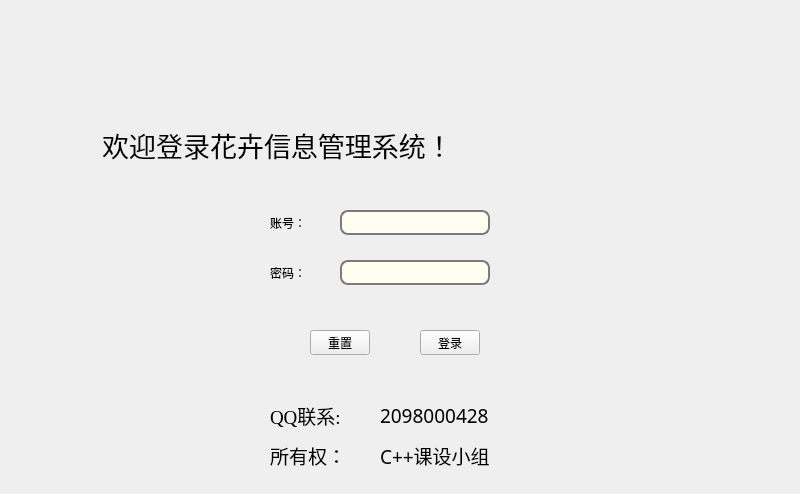
<?xml version="1.0" encoding="UTF-8"?>
<ui version="4.0">
 <class>LoginWindow</class>
 <widget class="QWidget" name="LoginWindow">
  <property name="geometry">
   <rect>
    <x>0</x>
    <y>0</y>
    <width>800</width>
    <height>494</height>
   </rect>
  </property>
  <property name="sizePolicy">
   <sizepolicy hsizetype="Fixed" vsizetype="Fixed">
    <horstretch>0</horstretch>
    <verstretch>0</verstretch>
   </sizepolicy>
  </property>
  <property name="minimumSize">
   <size>
    <width>800</width>
    <height>494</height>
   </size>
  </property>
  <property name="maximumSize">
   <size>
    <width>800</width>
    <height>494</height>
   </size>
  </property>
  <property name="windowTitle">
   <string>Form</string>
  </property>
  <property name="windowIcon">
   <iconset resource="main.qrc">
    <normaloff>:/image/花.png</normaloff>:/image/花.png</iconset>
  </property>
  <property name="styleSheet">
   <string notr="true">background-image: url(:/image/bj.jpg);</string>
  </property>
  <widget class="QLabel" name="label_4">
   <property name="geometry">
    <rect>
     <x>60</x>
     <y>130</y>
     <width>600</width>
     <height>30</height>
    </rect>
   </property>
   <property name="sizePolicy">
    <sizepolicy hsizetype="Fixed" vsizetype="Fixed">
     <horstretch>0</horstretch>
     <verstretch>0</verstretch>
    </sizepolicy>
   </property>
   <property name="minimumSize">
    <size>
     <width>600</width>
     <height>30</height>
    </size>
   </property>
   <property name="maximumSize">
    <size>
     <width>300</width>
     <height>30</height>
    </size>
   </property>
   <property name="font">
    <font>
     <family>楷体</family>
     <pointsize>20</pointsize>
     <weight>50</weight>
     <italic>false</italic>
     <bold>false</bold>
    </font>
   </property>
   <property name="styleSheet">
    <string notr="true">border-image: url(:/image/bj2.jpg);
font: 20pt &quot;楷体&quot;;
</string>
   </property>
   <property name="text">
    <string>      欢迎登录花卉信息管理系统！</string>
   </property>
  </widget>
  <widget class="QLabel" name="label_5">
   <property name="geometry">
    <rect>
     <x>380</x>
     <y>400</y>
     <width>141</width>
     <height>31</height>
    </rect>
   </property>
   <property name="font">
    <font>
     <family>楷体</family>
     <pointsize>14</pointsize>
     <weight>50</weight>
     <italic>false</italic>
     <bold>false</bold>
    </font>
   </property>
   <property name="styleSheet">
    <string notr="true">font: 14pt &quot;楷体&quot;;
border-image: url(:/image/bj2.jpg);</string>
   </property>
   <property name="text">
    <string>2098000428</string>
   </property>
  </widget>
  <widget class="QLabel" name="label_6">
   <property name="geometry">
    <rect>
     <x>270</x>
     <y>400</y>
     <width>101</width>
     <height>31</height>
    </rect>
   </property>
   <property name="font">
    <font>
     <family>Times New Roman</family>
     <pointsize>14</pointsize>
     <weight>50</weight>
     <italic>false</italic>
     <bold>false</bold>
    </font>
   </property>
   <property name="styleSheet">
    <string notr="true">border-image: url(:/image/bj2.jpg);</string>
   </property>
   <property name="text">
    <string>QQ联系:</string>
   </property>
  </widget>
  <widget class="QLineEdit" name="lineEdit_Password">
   <property name="geometry">
    <rect>
     <x>340</x>
     <y>260</y>
     <width>150</width>
     <height>25</height>
    </rect>
   </property>
   <property name="sizePolicy">
    <sizepolicy hsizetype="Fixed" vsizetype="Fixed">
     <horstretch>0</horstretch>
     <verstretch>0</verstretch>
    </sizepolicy>
   </property>
   <property name="minimumSize">
    <size>
     <width>150</width>
     <height>25</height>
    </size>
   </property>
   <property name="maximumSize">
    <size>
     <width>150</width>
     <height>25</height>
    </size>
   </property>
   <property name="styleSheet">
    <string notr="true">QLineEdit{
 
	border:2px solid#7b7b7b;
	border-radius:8px;
	background-color:#fffef0
}
</string>
   </property>
   <property name="echoMode">
    <enum>QLineEdit::Password</enum>
   </property>
  </widget>
  <widget class="QLabel" name="label_2">
   <property name="geometry">
    <rect>
     <x>270</x>
     <y>260</y>
     <width>51</width>
     <height>25</height>
    </rect>
   </property>
   <property name="minimumSize">
    <size>
     <width>30</width>
     <height>25</height>
    </size>
   </property>
   <property name="maximumSize">
    <size>
     <width>100</width>
     <height>25</height>
    </size>
   </property>
   <property name="styleSheet">
    <string notr="true">font: 20 14pt &quot;楷体&quot;;
border-image: url(:/image/bj2.jpg);</string>
   </property>
   <property name="text">
    <string>密码：</string>
   </property>
  </widget>
  <widget class="QLabel" name="label">
   <property name="geometry">
    <rect>
     <x>270</x>
     <y>210</y>
     <width>51</width>
     <height>25</height>
    </rect>
   </property>
   <property name="minimumSize">
    <size>
     <width>30</width>
     <height>25</height>
    </size>
   </property>
   <property name="maximumSize">
    <size>
     <width>100</width>
     <height>25</height>
    </size>
   </property>
   <property name="styleSheet">
    <string notr="true">font: 20 14pt &quot;楷体&quot;;
border-image: url(:/image/bj2.jpg);</string>
   </property>
   <property name="text">
    <string>账号：</string>
   </property>
  </widget>
  <widget class="QPushButton" name="btn_login">
   <property name="geometry">
    <rect>
     <x>420</x>
     <y>330</y>
     <width>60</width>
     <height>25</height>
    </rect>
   </property>
   <property name="minimumSize">
    <size>
     <width>60</width>
     <height>25</height>
    </size>
   </property>
   <property name="maximumSize">
    <size>
     <width>60</width>
     <height>25</height>
    </size>
   </property>
   <property name="styleSheet">
    <string notr="true">background-color: rgb(225, 225, 225);border:1px groove gray;border-radius:4px;font: 20 14pt &quot;楷体&quot;;padding:1px 4px;border-style: outset;}


                                       
QPushButton:hover{background-color:#79ff50; color: black;}
                                    
QPushButton:pressed{background-color:rgb(204, 228, 247);border-style: inset;</string>
   </property>
   <property name="text">
    <string>登录</string>
   </property>
   <property name="checkable">
    <bool>false</bool>
   </property>
   <property name="checked">
    <bool>false</bool>
   </property>
  </widget>
  <widget class="QLineEdit" name="lineEdit_UserID">
   <property name="geometry">
    <rect>
     <x>340</x>
     <y>210</y>
     <width>150</width>
     <height>25</height>
    </rect>
   </property>
   <property name="sizePolicy">
    <sizepolicy hsizetype="Fixed" vsizetype="Fixed">
     <horstretch>0</horstretch>
     <verstretch>0</verstretch>
    </sizepolicy>
   </property>
   <property name="minimumSize">
    <size>
     <width>150</width>
     <height>25</height>
    </size>
   </property>
   <property name="maximumSize">
    <size>
     <width>150</width>
     <height>25</height>
    </size>
   </property>
   <property name="styleSheet">
    <string notr="true">QLineEdit{
 
	border:2px solid#7b7b7b;
	border-radius:8px;
	background-color:#fffef0
}
</string>
   </property>
  </widget>
  <widget class="QPushButton" name="btn_Clear">
   <property name="geometry">
    <rect>
     <x>310</x>
     <y>330</y>
     <width>60</width>
     <height>25</height>
    </rect>
   </property>
   <property name="minimumSize">
    <size>
     <width>60</width>
     <height>25</height>
    </size>
   </property>
   <property name="maximumSize">
    <size>
     <width>60</width>
     <height>25</height>
    </size>
   </property>
   <property name="styleSheet">
    <string notr="true">background-color: rgb(225, 225, 225);border:1px groove gray;border-radius:4px;font: 20 14pt &quot;楷体&quot;;padding:1px 4px;border-style: outset;}
                                       QPushButton:hover{background-color:#ff855c; color: black;}
                                       QPushButton:pressed{background-color:#ff855c;border-style: inset;</string>
   </property>
   <property name="text">
    <string>重置</string>
   </property>
  </widget>
  <widget class="QLabel" name="label_3">
   <property name="geometry">
    <rect>
     <x>10</x>
     <y>20</y>
     <width>181</width>
     <height>51</height>
    </rect>
   </property>
   <property name="styleSheet">
    <string notr="true">
border-image: url(:/image/logo_vi.jpg);</string>
   </property>
   <property name="text">
    <string/>
   </property>
  </widget>
  <widget class="QLabel" name="label_7">
   <property name="geometry">
    <rect>
     <x>380</x>
     <y>440</y>
     <width>141</width>
     <height>31</height>
    </rect>
   </property>
   <property name="font">
    <font>
     <family>楷体</family>
     <pointsize>14</pointsize>
     <weight>50</weight>
     <italic>false</italic>
     <bold>false</bold>
    </font>
   </property>
   <property name="styleSheet">
    <string notr="true">font: 14pt &quot;楷体&quot;;
border-image: url(:/image/bj2.jpg);</string>
   </property>
   <property name="text">
    <string>C++课设小组</string>
   </property>
  </widget>
  <widget class="QLabel" name="label_8">
   <property name="geometry">
    <rect>
     <x>270</x>
     <y>440</y>
     <width>101</width>
     <height>31</height>
    </rect>
   </property>
   <property name="font">
    <font>
     <family>Times New Roman</family>
     <pointsize>14</pointsize>
     <weight>50</weight>
     <italic>false</italic>
     <bold>false</bold>
    </font>
   </property>
   <property name="styleSheet">
    <string notr="true">border-image: url(:/image/bj2.jpg);</string>
   </property>
   <property name="text">
    <string>所有权：</string>
   </property>
  </widget>
 </widget>
 <resources>
  <include location="main.qrc"/>
 </resources>
 <connections/>
</ui>
